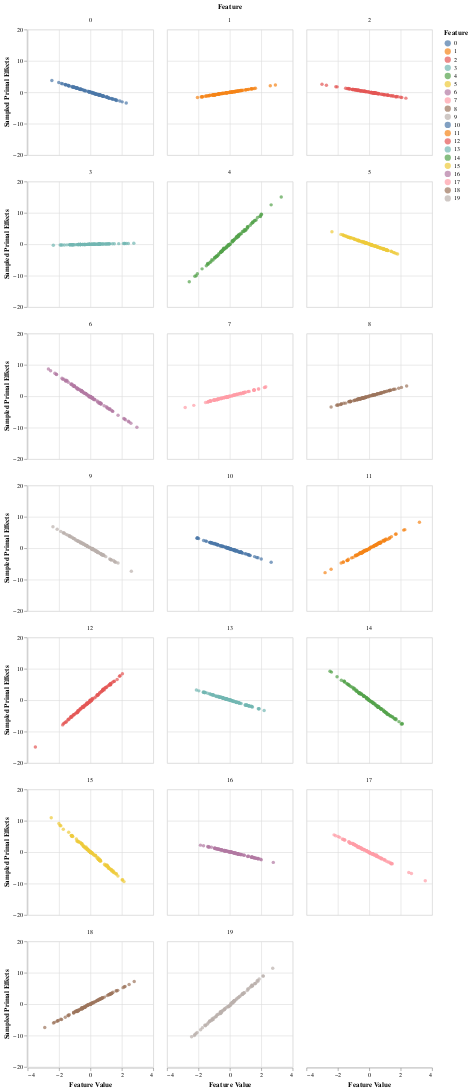

Notebook code for this chart:
### Markdown cell above
### Dependence Plots
Below, we plot the partial dependence plots and the SHAP dependence plots for each feature, respectively. We see that they are both linear, as expected.

### Code cell
alt.Chart(data_df).mark_point(filled=True).encode(
    alt.Y('Sampled Primal Effects:Q'),
    alt.X('Feature Value:Q'),
    alt.Color('Feature:N'),
    alt.Facet('Feature:N')
).properties(
    columns=3,
    width=200,
    height=200
)

### Figure 1 — Vega-Lite specification as saved in the notebook (floating-point values rounded to 4 significant figures; data arrays with more than 128 entries replaced by an {"elided": "..."} marker saying what was removed)
{"$schema": "https://vega.github.io/schema/vega-lite/v3.2.1.json", "columns": 3, "config": {"mark": {"tooltip": null}, "view": {"height": 300, "width": 400}}, "data": {"name": "data-5d695c373579fbd1f7b425eb35b3ed0b"}, "datasets": {"data-5d695c373579fbd1f7b425eb35b3ed0b": {"elided": "2000 records"}}, "encoding": {"color": {"field": "Feature", "type": "nominal"}, "facet": {"field": "Feature", "type": "nominal"}, "x": {"field": "Feature Value", "type": "quantitative"}, "y": {"field": "Sampled Primal Effects", "type": "quantitative"}}, "height": 200, "mark": {"filled": true, "type": "point"}, "width": 200}
